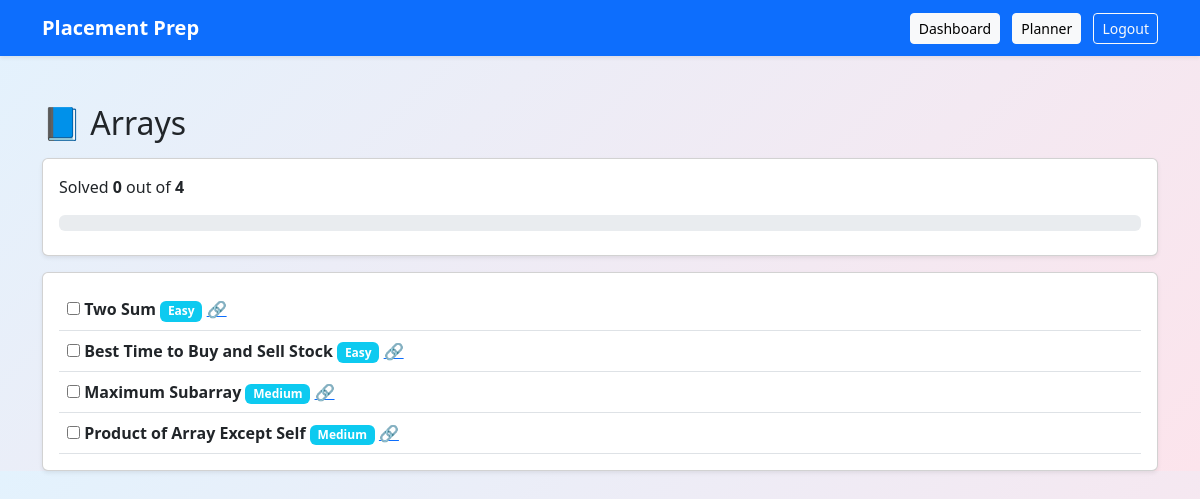
The app's page /topic/Arrays (signed in) with its own data.
### app.py (models this page shows)
class Question(db.Model):
    id = db.Column(db.Integer, primary_key=True)
    title = db.Column(db.String(200))
    difficulty = db.Column(db.String(20))
    link = db.Column(db.String(300))
    topic = db.Column(db.String(50))
    solved = db.Column(db.Boolean, default=False)
    user_email = db.Column(db.String(100))

### app.py (the view)
@app.route("/topic/<topic_name>")
def topic_page(topic_name):
    if "user" not in session:
        return redirect(url_for("login"))
    questions = Question.query.filter_by(
        user_email=session["user"],
        topic=topic_name
    ).all()
    total = len(questions)
    done = len([q for q in questions if q.solved])
    percent = int((done / total) * 100) if total > 0 else 0
    return render_template(
        "topic.html",
        questions=questions,
        topic=topic_name,
        total=total,
        done=done,
        percent=percent
    )

### templates/topic.html (shortened to what this page needs)
{% extends "base.html" %}
{% block content %}
<h2 class="mb-3">📘 {{ topic }}</h2>
<div class="card p-3 shadow-sm mb-3">
  <p>
    Solved <strong>{{ done }}</strong> out of <strong>{{ total }}</strong>
  </p>
  <div class="progress mb-2">
  </div>
</div>
<div class="card p-3 shadow-sm">
  {% for q in questions %}
  <div class="d-flex justify-content-between align-items-center border-bottom p-2">
    <div>
      <input type="checkbox"
        onchange="toggleQ({{ q.id }})">
      <strong>{{ q.title }}</strong>
      <span class="badge bg-info">{{ q.difficulty }}</span>
      {% if q.link %}
        <a href="{{ q.link }}" target="_blank">🔗</a>
      {% endif %}
    </div>
  </div>
  {% endfor %}
</div>
{% endblock %}

### records on screen
Question: title "Two Sum", difficulty "Easy"
Question: title "Best Time to Buy and Sell Stock", difficulty "Easy"
Question: title "Maximum Subarray", difficulty "Medium"
Question: title "Product of Array Except Self", difficulty "Medium"

### other values on screen
{{ topic }} "Arrays"
{{ done }} "0"
{{ total }} "4"
